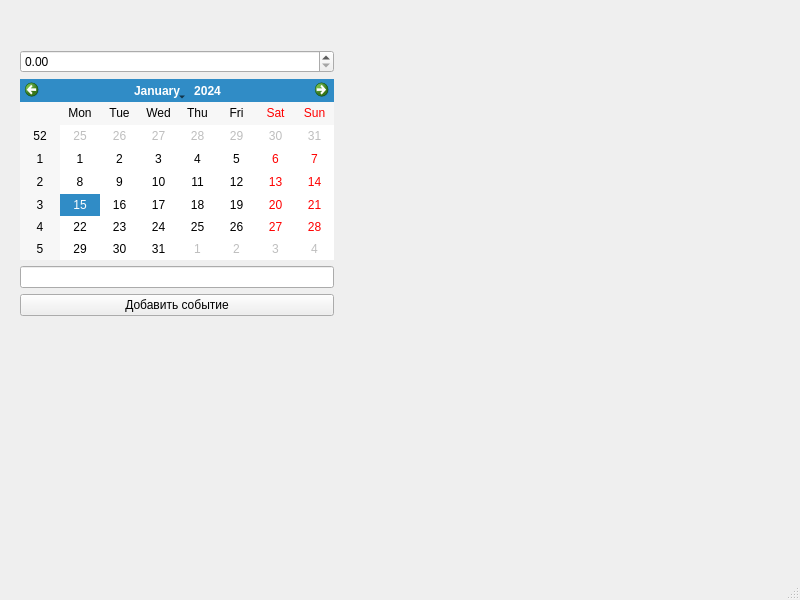
<?xml version="1.0" encoding="UTF-8"?>
<ui version="4.0">
 <class>MainWindow</class>
 <widget class="QMainWindow" name="MainWindow">
  <property name="geometry">
   <rect>
    <x>0</x>
    <y>0</y>
    <width>800</width>
    <height>600</height>
   </rect>
  </property>
  <property name="windowTitle">
   <string>MainWindow</string>
  </property>
  <widget class="QWidget" name="centralwidget">
   <widget class="QWidget" name="verticalLayoutWidget">
    <property name="geometry">
     <rect>
      <x>20</x>
      <y>50</y>
      <width>314</width>
      <height>266</height>
     </rect>
    </property>
    <layout class="QVBoxLayout" name="verticalLayout">
     <item>
      <widget class="QDoubleSpinBox" name="doubleSpinBox"/>
     </item>
     <item>
      <widget class="QCalendarWidget" name="calendarWidget"/>
     </item>
     <item>
      <widget class="QLineEdit" name="lineEdit"/>
     </item>
     <item>
      <widget class="QPushButton" name="pushButton">
       <property name="text">
        <string>Добавить событие</string>
       </property>
      </widget>
     </item>
    </layout>
   </widget>
  </widget>
  <widget class="QMenuBar" name="menubar">
   <property name="geometry">
    <rect>
     <x>0</x>
     <y>0</y>
     <width>800</width>
     <height>21</height>
    </rect>
   </property>
  </widget>
  <widget class="QStatusBar" name="statusbar"/>
 </widget>
 <resources/>
 <connections/>
</ui>
